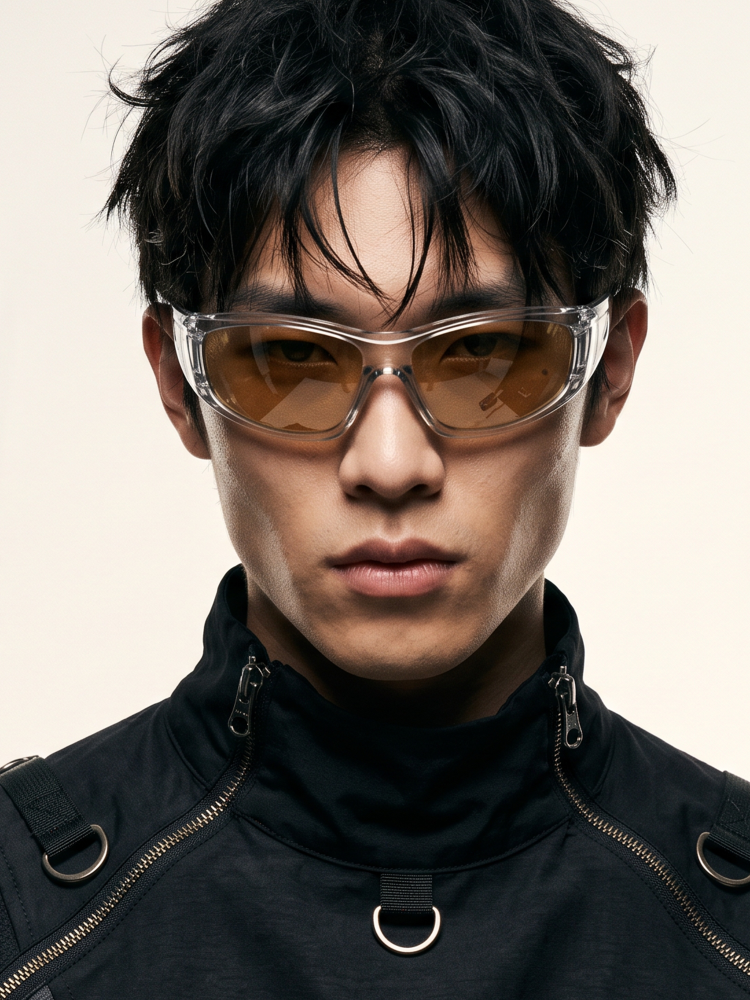
#> input picture refs/input_portrait.jpg, 3000 x 4000 px (shown at 1/4 size)
$ python -i focus.py   (imports and definitions only)
#> lines starting #> are read from the running program, lines starting #| are printed output that depends on the picture; after the words box and inside, x2 and y2 are one past the last pixel; in counts of white or black regions, pixels touching at a corner belong together
"""The "brush" layer most Envato actions ask for: the focus area of the photo.

In Photoshop the user paints it by hand (or uses Select Subject). Here:
    subject - found automatically (saliency + a centre bias)
    full    - the whole picture
    none    - nothing painted
A mask painted by the user in OilStudio can be passed in instead.
"""
from __future__ import annotations

import cv2
import numpy as np


def subject_mask(rgb: np.ndarray) -> np.ndarray:
    """uint8 mask (h, w), 255 where the main subject is."""
    h, w = rgb.shape[:2]
#> h = 4000; w = 3000
    side = 256
    k = side / max(h, w)
#> k = 0.064
    small = cv2.resize(rgb, (max(16, int(w * k)), max(16, int(h * k))), interpolation=cv2.INTER_AREA)
    lab = cv2.cvtColor(small, cv2.COLOR_RGB2LAB).astype(np.float32)
    sh, sw = lab.shape[:2]
#> sh = 256; sw = 192

    # spectral residual saliency on each Lab channel
    sal = np.zeros((sh, sw), np.float32)
    for c in range(3):
        f = np.fft.fft2(lab[..., c])
        amp = np.log(np.abs(f) + 1e-6)
        ph = np.angle(f)
        res = amp - cv2.blur(amp, (3, 3))
        s = np.abs(np.fft.ifft2(np.exp(res + 1j * ph))) ** 2
        sal += cv2.GaussianBlur(s.astype(np.float32), (0, 0), 3)
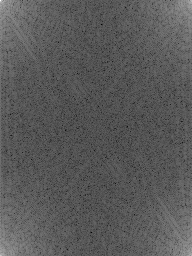
#> amp: shape (256, 192) float64; min -0.469, max 15.69, mean 5.25; drawn with min black and max white
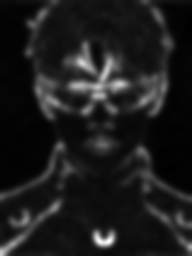
#> sal: shape (256, 192) float32; min 8.08e-06, max 0.000849, mean 0.000104; drawn with min black and max white
    sal /= sal.max() + 1e-6

    # colour contrast against the image border (background)
    border = np.concatenate([lab[:4].reshape(-1, 3), lab[-4:].reshape(-1, 3),
                             lab[:, :4].reshape(-1, 3), lab[:, -4:].reshape(-1, 3)])
    bmean = border.mean(0)
#> bmean = [149.1, 127.5, 129.9]
    dist = np.sqrt(((lab - bmean) ** 2).sum(-1))
    dist = cv2.GaussianBlur(dist, (0, 0), 4)
    dist /= dist.max() + 1e-6

    y, x = np.mgrid[0:sh, 0:sw].astype(np.float32)
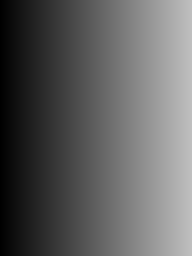
#> x: shape (256, 192) float32; min 0, max 191, mean 95.5
    centre = np.exp(-(((x - sw / 2) / (sw * 0.38)) ** 2 + ((y - sh / 2) / (sh * 0.42)) ** 2))
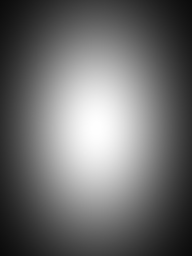
#> centre: shape (256, 192) float32; min 0.0429, max 1, mean 0.427

    score = (0.45 * sal + 0.55 * dist) * (0.35 + 0.65 * centre)
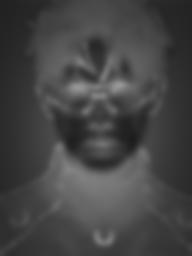
#> score: shape (256, 192) float32; min 0.117, max 0.6, mean 0.27
    score = cv2.GaussianBlur(score, (0, 0), 3)
    t = np.percentile(score, 62)
#> t = 0.284
    m = (score > t).astype(np.uint8)
#> m: shape (256, 192); values 0 (black) and 1 (white), 38% white; 3 white regions, box (x1, y1, x2, y2) and area: (35, 0, 164, 122) 9728, (36, 137, 161, 249) 8362, (88, 122, 114, 156) 588
    m = cv2.morphologyEx(m, cv2.MORPH_CLOSE, np.ones((9, 9), np.uint8))
#> m: shape (256, 192); values 0 (black) and 1 (white), 39.2% white; 2 white regions, box (x1, y1, x2, y2) and area: (35, 0, 164, 156) 10921, (36, 137, 161, 249) 8371
    m = cv2.morphologyEx(m, cv2.MORPH_OPEN, np.ones((5, 5), np.uint8))
#> m: shape (256, 192); values 0 (black) and 1 (white), 39.1% white; 3 white regions, box (x1, y1, x2, y2) and area: (36, 0, 163, 120) 10233, (36, 138, 161, 249) 8369, (89, 122, 114, 155) 631
    n, lab_id, stats, _ = cv2.connectedComponentsWithStats(m)
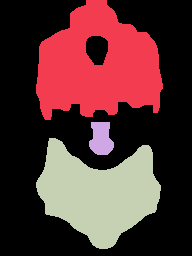
#> lab_id: shape (256, 192) int32; 4 distinct labels, from 0 to 3; one colour per label, 0 black
#> n = 4; stats = [[0, 0, 192, 256, 29919], [36, 0, 127, 120, 10233], [89, 122, 25, 33, 631], [36, 138, 125, 111, 8369]]
    if n > 1:
        keep = np.zeros(n, bool)
#> keep = [False, False, False, False]
        areas = stats[1:, cv2.CC_STAT_AREA]
#> areas = [10233, 631, 8369]
        big = areas.max()
#> big = 10233
        keep[1:] = areas >= big * 0.15
        m = keep[lab_id].astype(np.uint8)
#> m: shape (256, 192); values 0 (black) and 1 (white), 37.8% white; 2 white regions, box (x1, y1, x2, y2) and area: (36, 0, 163, 120) 10233, (36, 138, 161, 249) 8369
    if m.sum() < 0.05 * sh * sw:                      # nothing clear: use the centre
        m = (centre > 0.45).astype(np.uint8)
    m = cv2.dilate(m, np.ones((7, 7), np.uint8))
#> m: shape (256, 192); values 0 (black) and 1 (white), 45% white; 2 white regions, box (x1, y1, x2, y2) and area: (33, 0, 166, 123) 12144, (33, 135, 164, 252) 9971
    m = cv2.resize(m.astype(np.float32), (w, h), interpolation=cv2.INTER_LINEAR)
#> m: shape (4000, 3000) float32
    m = cv2.GaussianBlur(m, (0, 0), max(2.0, max(h, w) / 300))
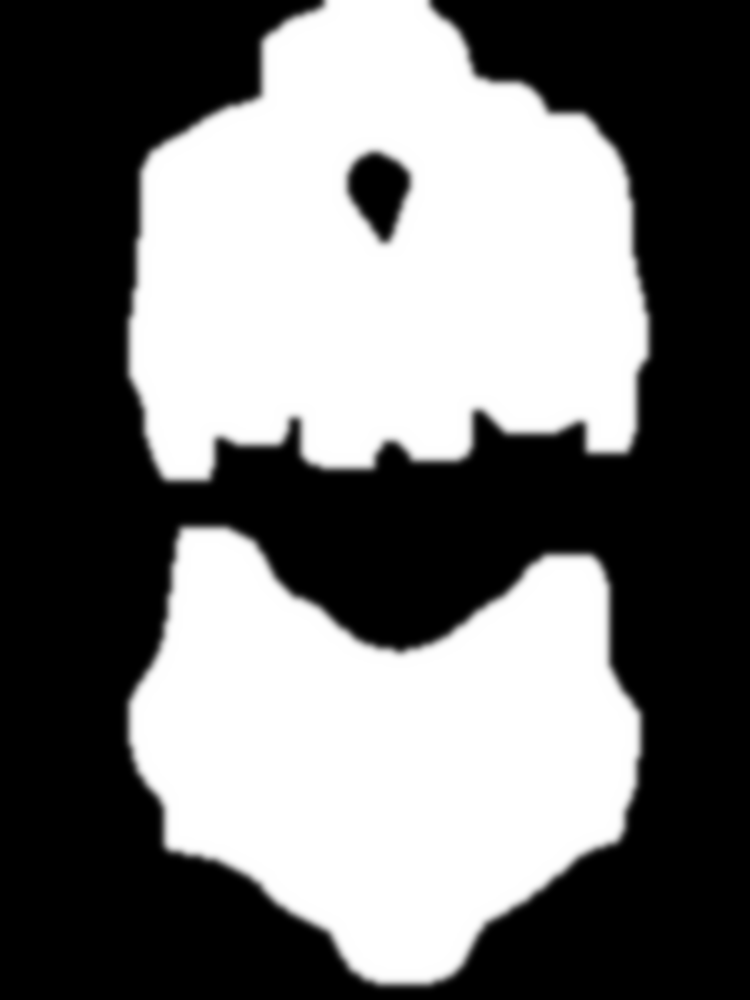
#> m: shape (4000, 3000) float32 (shown at 1/4 size); min 0, max 1, mean 0.45
    return np.clip(m * 255 + 0.5, 0, 255).astype(np.uint8)


def make(rgb: np.ndarray, mode: str, painted: np.ndarray | None = None) -> np.ndarray | None:
    h, w = rgb.shape[:2]
    if painted is not None:
        if painted.shape[:2] != (h, w):
            painted = cv2.resize(painted, (w, h), interpolation=cv2.INTER_LINEAR)
        return painted.astype(np.uint8)
    if mode == "full":
        return np.full((h, w), 255, np.uint8)
    if mode == "none":
        return None
    return subject_mask(rgb)

>>> import cv2
>>> picture = cv2.cvtColor(cv2.imread('../refs/input_portrait.jpg'), cv2.COLOR_BGR2RGB)
>>> result = subject_mask(picture)
